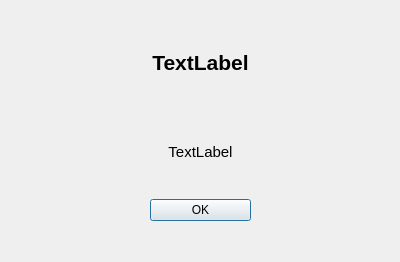
<?xml version="1.0" encoding="UTF-8"?>
<ui version="4.0">
 <class>ActiveAlarm</class>
 <widget class="QDialog" name="ActiveAlarm">
  <property name="geometry">
   <rect>
    <x>0</x>
    <y>0</y>
    <width>400</width>
    <height>262</height>
   </rect>
  </property>
  <property name="windowTitle">
   <string>Alarm</string>
  </property>
  <widget class="QWidget" name="layoutWidget">
   <property name="geometry">
    <rect>
     <x>40</x>
     <y>20</y>
     <width>321</width>
     <height>201</height>
    </rect>
   </property>
   <layout class="QVBoxLayout" name="mainLayout">
    <item>
     <layout class="QVBoxLayout" name="verticalLayout">
      <item>
       <widget class="QLabel" name="hourLabel">
        <property name="font">
         <font>
          <pointsize>16</pointsize>
          <weight>75</weight>
          <bold>true</bold>
         </font>
        </property>
        <property name="text">
         <string>TextLabel</string>
        </property>
        <property name="alignment">
         <set>Qt::AlignCenter</set>
        </property>
       </widget>
      </item>
      <item>
       <widget class="QLabel" name="noteLabel">
        <property name="font">
         <font>
          <pointsize>11</pointsize>
         </font>
        </property>
        <property name="text">
         <string>TextLabel</string>
        </property>
        <property name="alignment">
         <set>Qt::AlignCenter</set>
        </property>
       </widget>
      </item>
     </layout>
    </item>
    <item>
     <layout class="QHBoxLayout" name="horizontalLayout">
      <property name="leftMargin">
       <number>110</number>
      </property>
      <property name="rightMargin">
       <number>110</number>
      </property>
      <item>
       <widget class="QPushButton" name="btnOK">
        <property name="text">
         <string>OK</string>
        </property>
       </widget>
      </item>
     </layout>
    </item>
   </layout>
  </widget>
 </widget>
 <resources/>
 <connections/>
</ui>
